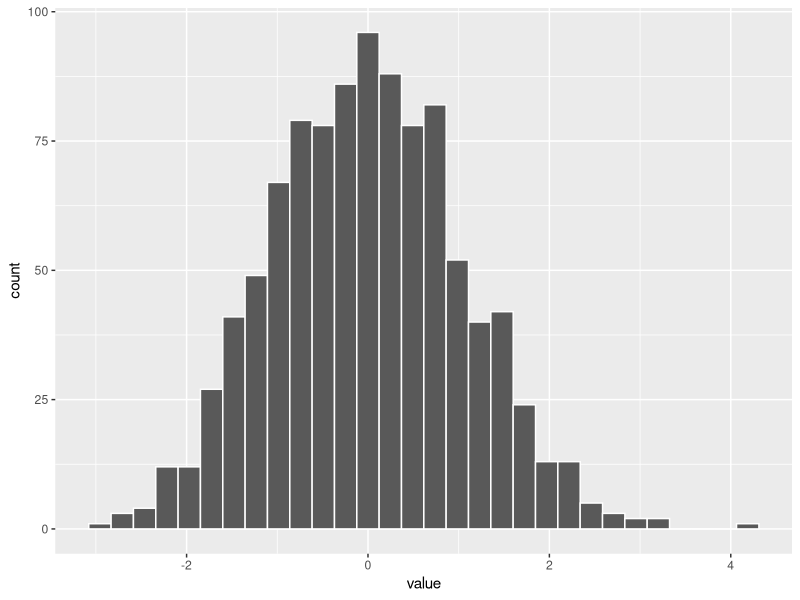
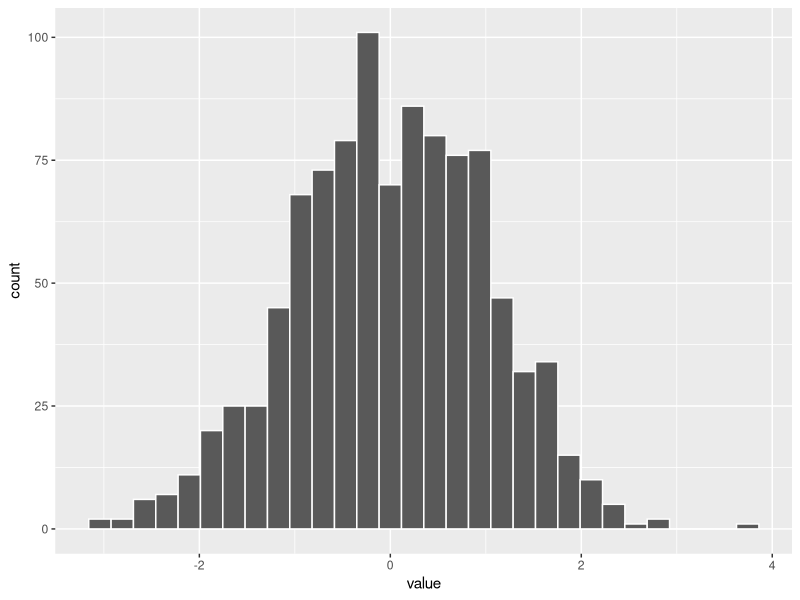

Write the R code that produced these figures, in order.
## ---- chunk 1
knitr::opts_chunk$set(echo = TRUE)
## ---- chunk 2
library(tidyverse)
## ---- chunk 3
mi_tabla=tribble(
  ~Edad, ~Genero, ~Pueblo_nacido,~Nueva_variable,
  23, "F", "Caguas", 1, 
  190, "M", "San Juan", 2
)
mi_tabla
## ---- chunk 4
x=as_tibble(rnorm(1000, 0,1)) # Creamos un conjunto de datos
x

ggplot(x, aes(value))+
  geom_histogram(colour="white")

## ---- chunk 5
x=as_tibble(rnorm(1000, 0,1)) # Creamos un conjunto de datos
x

ggplot(x, aes(value))+
  geom_histogram(colour="white")

